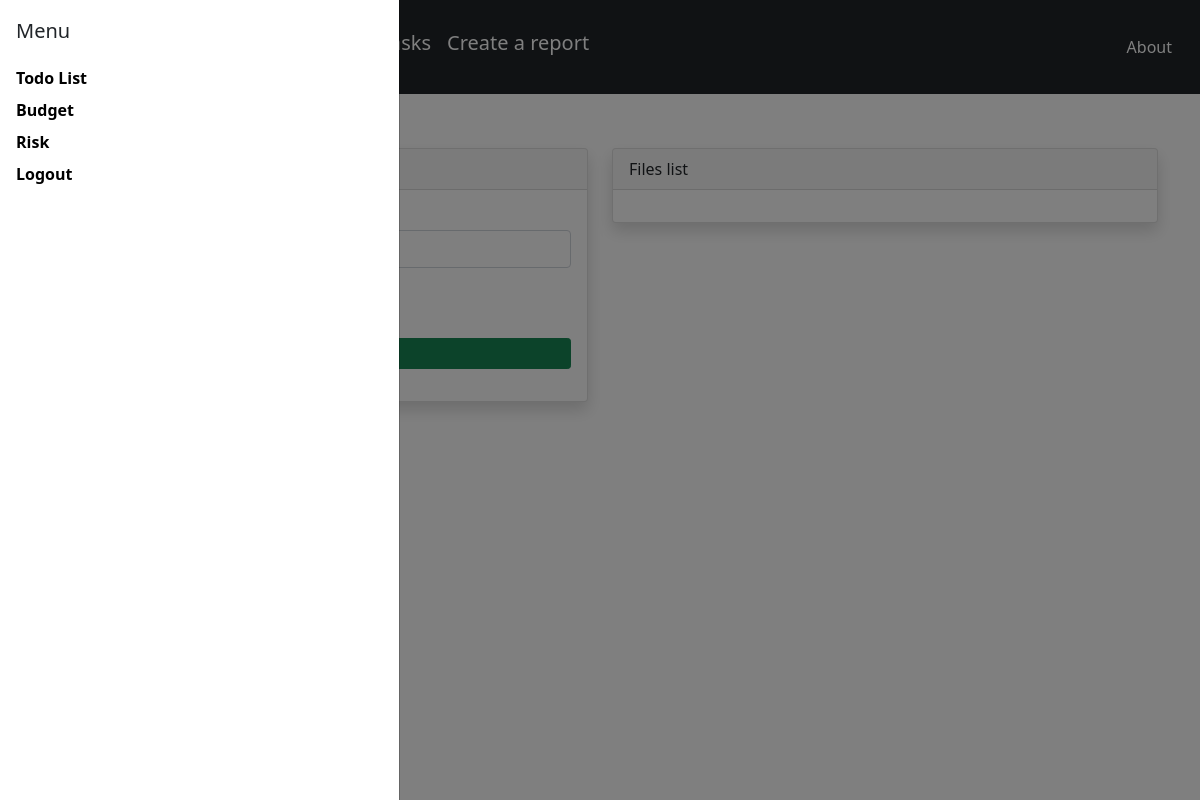
The app's page /file/ (signed in), older data.
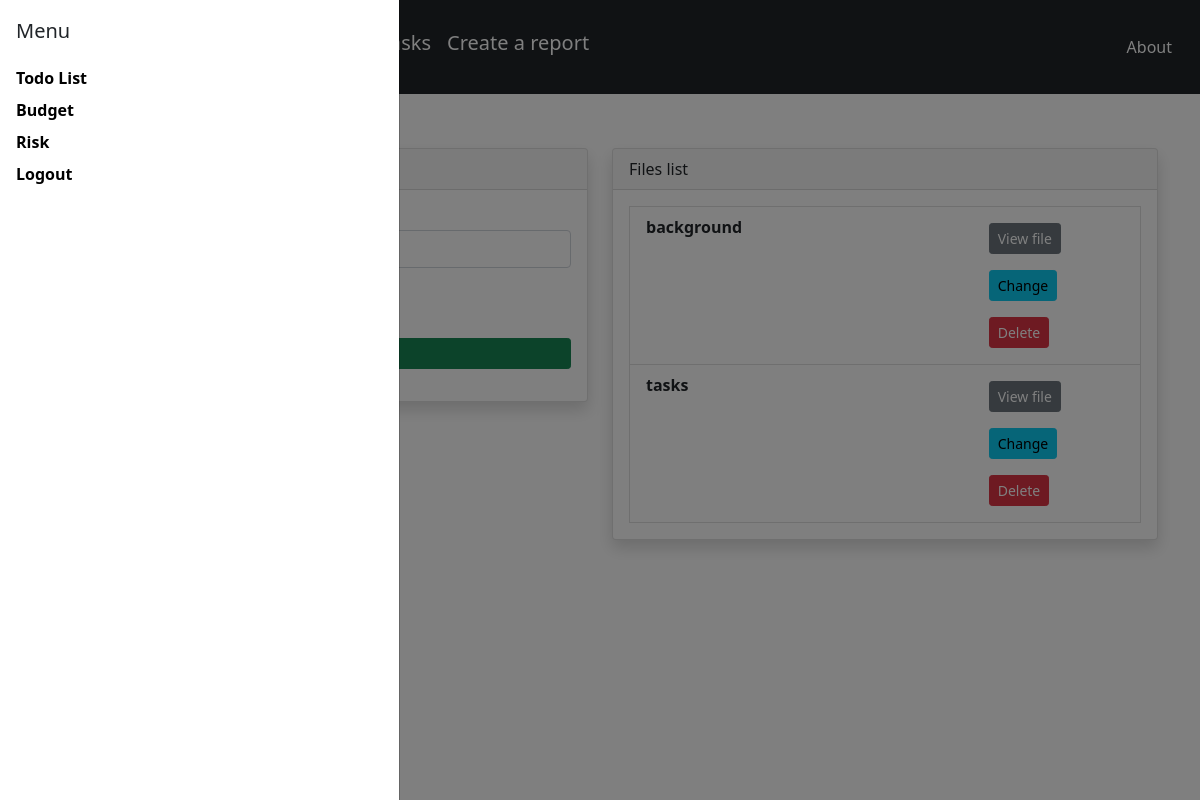
The same page, newer data.
### taskapp/models.py (models this page shows, shortened)
class document(models.Model):
    name=models.CharField(max_length=100)
    date_added=models.DateTimeField(auto_now_add=True)
    file=models.FileField()

### taskapp/views.py (the view)
# urls.py: path('file/',views.file,name="taskapp-file"),
@login_required()
def file(request):
    data=document.objects.all()
    if request.method=='POST':#if there is a request to post
        form=fileform(request.POST,request.FILES)
        if form.is_valid():#if it meets all contraints. mine worked without the brackets
            form.save()
            return redirect('/file')
    else:
        form=fileform()
    context={
        'data':data,
        'form':form,
    }
    return render(request,"file.html",context)

### templates/file.html (shortened to what this page needs)
{%extends './partials/base.html'%}
{% load crispy_forms_tags %}
{%block content%}
<div class="container">
    <div class="row">
        <div class="col-xl-6">
            <div class="card shadow">
              <div class="card-header">
              </div>
              <div class="card-body">
                <form class="d-grid" method="POST" enctype='multipart/form-data'>
                  {{form|crispy}}
                </form>
              </div>
            </div>
          </div>
          <div class="col-xl-6">
            <div class="card shadow">
              <div class="card-header">Files list</div>
              <div class="card-body">
                {%for file in data%}
                <li class="list-group-item">
                  <div class="row">
                    <div class="col-8">
                      <strong>{{file.name}}</strong>
                    </div>
                    <div class="col-4">
                      <a class="btn btn-secondary btn-sm mx-2 my-2" href="{{file.file.url}}">View file</a>
                      <a class="btn btn-info btn-sm mx-2 my-2" href="{% url 'file-edit' file.id%}">Change</a>
                      <a class="btn btn-danger btn-sm mx-2 my-2" href="{% url 'file-delete' file.id %}">Delete</a>
                    </div>
                  </div>
                </li>
                {%endfor%}
              </div>
            </div>
          </div>
        </div>
      </div>
{%endblock%}

Row changes from the older to the newer data that the page shows:
added document: name "background"
added document: name "tasks"
